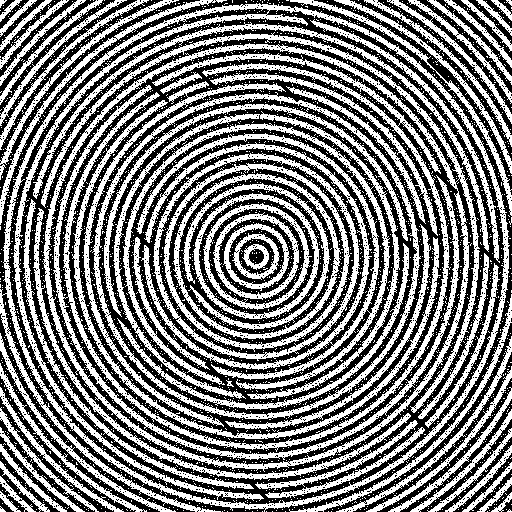
#> input picture labs/lab2/images/fingerprint_noisy.png, 512 x 512 px
$ python task2.py
#> lines starting #> are read from the running program, lines starting #| are printed output that depends on the picture; after the words box and inside, x2 and y2 are one past the last pixel; in counts of white or black regions, pixels touching at a corner belong together
import cv2
import numpy as np
import matplotlib.pyplot as plt


def loadGrayscaleImage(image_path: str) -> np.ndarray:
    """Carga una imagen en escala de grises (uint8)"""
#> called with image_path = 'images/fingerprint_noisy.png'
    img = cv2.imread(image_path, cv2.IMREAD_GRAYSCALE)
#> img: shape (512, 512); 49.2% white; 3273 white regions (3200 under 20 px), largest, box (x1, y1, x2, y2) and area: (113, 111, 400, 399) 14240, (0, 3, 510, 512) 13003, (53, 53, 460, 460) 11482
    if img is None:
        raise ValueError(f"No se pudo leer la imagen: {image_path}")
    return img


def ensureBinaryImage(gray_img: np.ndarray) -> np.ndarray:
    """Convierte una imagen en escala de grises a binaria limpia con valores {0, 255} usando Otsu"""
    if gray_img.dtype != np.uint8:
        gray_img = gray_img.astype(np.uint8)

    _, binary = cv2.threshold(
        gray_img, 0, 255, cv2.THRESH_BINARY + cv2.THRESH_OTSU
    )

    # Forzar binario estricto por seguridad
    binary = np.where(binary > 0, 255, 0).astype(np.uint8)
    return binary


def normalizeForegroundToWhite(binary_img: np.ndarray) -> np.ndarray:
    """Asegura que las crestas de la huella sean el foreground"""
    white_ratio = float(np.mean(binary_img == 255))
#> white_ratio = 0.492
    if white_ratio > 0.5:
        return cv2.bitwise_not(binary_img)
    return binary_img


def applyOpening(
    binary_img: np.ndarray,
    kernel_shape: int,
    kernel_size: int,
    iterations: int = 1
) -> np.ndarray:
    """Aplica apertura morfológica erosión -> dilatación"""
#> called with kernel_shape = 2, kernel_size = 3, iterations = 1
    kernel = cv2.getStructuringElement(
        kernel_shape, (kernel_size, kernel_size)
    )
    opened = cv2.morphologyEx(
        binary_img, cv2.MORPH_OPEN, kernel, iterations=iterations
    )
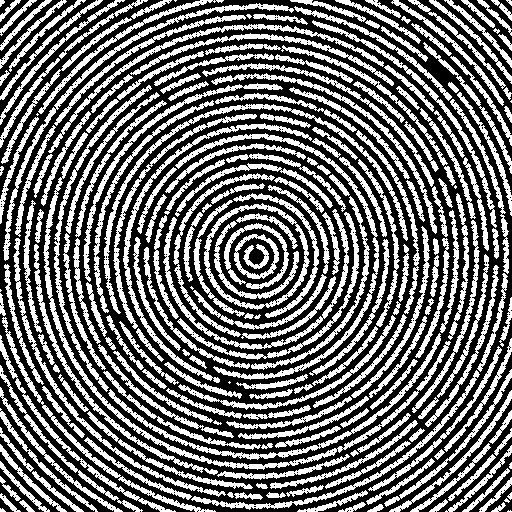
#> opened: shape (512, 512); 42.4% white; 239 white regions (13 under 20 px), largest, box (x1, y1, x2, y2) and area: (43, 132, 451, 470) 3139, (175, 133, 379, 380) 2249, (104, 104, 408, 314) 2188
    return opened


def applyClosing(
    binary_img: np.ndarray,
    kernel_shape: int,
    kernel_size: int,
    iterations: int = 1
) -> np.ndarray:
    """Aplica cierre morfológico dilatación -> erosión"""
#> called with kernel_shape = 2, kernel_size = 5, iterations = 1
    kernel = cv2.getStructuringElement(
        kernel_shape, (kernel_size, kernel_size)
    )
    closed = cv2.morphologyEx(
        binary_img, cv2.MORPH_CLOSE, kernel, iterations=iterations
    )
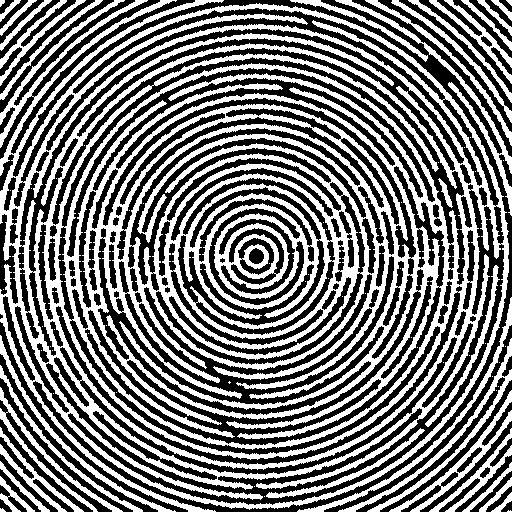
#> closed: shape (512, 512); 47.4% white; 81 white regions (48 under 20 px), largest, box (x1, y1, x2, y2) and area: (0, 0, 509, 512) 101416, (338, 338, 512, 512) 2129, (335, 0, 512, 216) 1860
    return closed


def showImages(
    images: list[np.ndarray],
    titles: list[str],
    figsize=(14, 6)
) -> None:
#> called with figsize = (16, 6)
    plt.figure(figsize=figsize)
    for i, (img, title) in enumerate(zip(images, titles), start=1):
        plt.subplot(1, len(images), i)
        plt.imshow(img, cmap="gray", vmin=0, vmax=255)
        plt.title(title)
        plt.axis("off")
#> this loop made 3 passes
#> title on pass 1: 'Imagen original binaria'
    plt.tight_layout()
    plt.show()
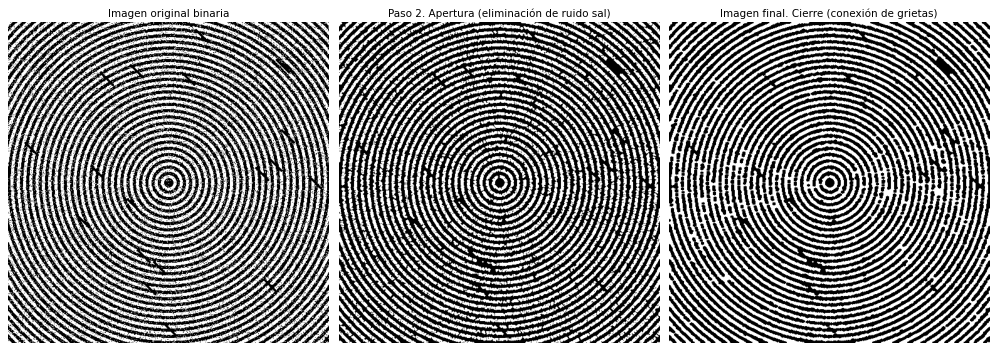
#> figure drawn by matplotlib, 3 panels


def main() -> None:
    # 1. Ruta de la imagen de entrada
    image_path = "images/fingerprint_noisy.png"

    # 2. Carga y binarización
    gray_img = loadGrayscaleImage(image_path)
    binary_img = ensureBinaryImage(gray_img)
    binary_img = normalizeForegroundToWhite(binary_img)
    # print("Valores únicos en la imagen binaria:", np.unique(binary_img))

    # 3. Eliminación de ruido sal usando apertura
    open_kernel_shape = cv2.MORPH_ELLIPSE
    open_kernel_size = 3
    opened_img = applyOpening(
        binary_img,
        open_kernel_shape,
        open_kernel_size,
        iterations=1
    )

    # 4. Conexión de grietas usando cierre
    close_kernel_shape = cv2.MORPH_ELLIPSE
    close_kernel_size = 5
    final_img = applyClosing(
        opened_img,
        close_kernel_shape,
        close_kernel_size,
        iterations=1
    )

    # 5. Visualización
    showImages(
        [binary_img, opened_img, final_img],
        [
            "Imagen original binaria",
            "Paso 2. Apertura (eliminación de ruido sal)",
            "Imagen final. Cierre (conexión de grietas)"
        ],
        figsize=(16, 6)
    )

    # 6. Demostración
    closed_first = applyClosing(
        binary_img,
        close_kernel_shape,
        close_kernel_size,
        iterations=1
    )
#> call 2 of applyClosing, with kernel_shape = 2, kernel_size = 5, iterations = 1
#> in applyClosing (call 2), `closed = cv2.morphologyEx( binary_img, cv2.MORPH_CLOSE, kernel, iterat..`:
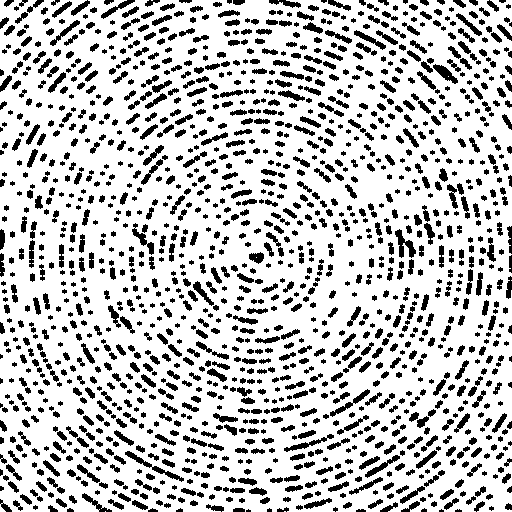
#> closed: shape (512, 512); 77% white; 1535 black regions (389 under 20 px), largest, box (x1, y1, x2, y2) and area: (125, 451, 184, 482) 282, (395, 229, 416, 258) 260, (330, 389, 370, 417) 213
    reverse_final = applyOpening(
        closed_first,
        open_kernel_shape,
        open_kernel_size,
        iterations=1
    )
#> call 2 of applyOpening, with kernel_shape = 2, kernel_size = 3, iterations = 1
#> in applyOpening (call 2), `opened = cv2.morphologyEx( binary_img, cv2.MORPH_OPEN, kernel, iterati..`:
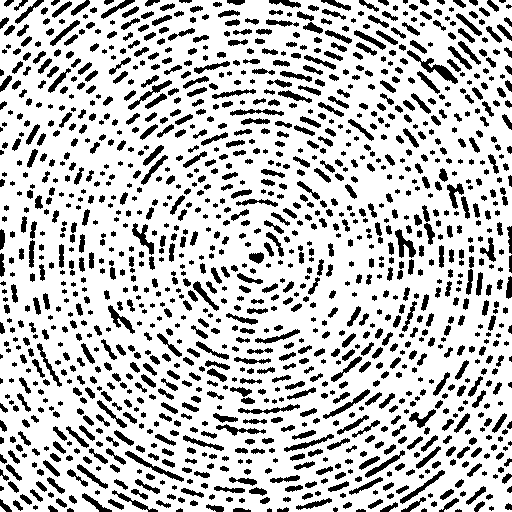
#> opened: shape (512, 512); 76.3% white; 1312 black regions (302 under 20 px), largest, box (x1, y1, x2, y2) and area: (407, 50, 458, 84) 391, (125, 451, 184, 482) 292, (395, 229, 416, 258) 269

    showImages(
        [final_img, reverse_final],
        [
            "Apertura → Cierre",
            "Cierre → Apertura"
        ],
        figsize=(12, 5)
    )
#> the loop in showImages (call 2), `for i, (img, title) in enumerate(zip(images, titles), start=1):` made 2 passes
#> (i, title) on passes 1 to 2: (1, 'Apertura → Cierre'), (2, 'Cierre → Apertura')


if __name__ == "__main__":
    main()
